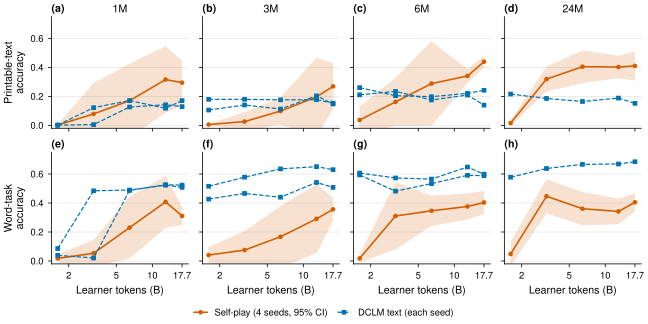

The script that drew this image:
"""Fig. 2: ICL vs learner tokens, self-play vs DCLM, per model size.

Regenerate: python writeup/figs/fig2_tokens.py
"""
import numpy as np
from io_data import MATCH, rows, seeds
from orx_figstyle import PALETTE, WIDE, band, figure_grid, panel_labels, save, use_style

SIZES = ["1M", "3M", "6M", "24M"]
SUITES = [("text", "Printable-text\naccuracy"), ("word", "Word-task\naccuracy")]


def main():
    use_style()
    H = rows("headline.csv")
    fig, axes = figure_grid(2, 4, width=WIDE, ratio=0.5, sharex=True, sharey=True)
    x = np.array(MATCH)
    for r, (suite, ylab) in enumerate(SUITES):
        for c, size in enumerate(SIZES):
            ax = axes[r][c]
            sp = np.array([list(seeds(H, "sp", size, t, suite=suite).values()) for t in MATCH]).T
            band(ax, x, sp, color=PALETTE["red"], marker="o", markersize=2.5,
                 label="Self-play (4 seeds, 95% CI)")
            dc = [seeds(H, "dclm", size, t, suite=suite) for t in MATCH]
            for seed in sorted(dc[0]):
                ax.plot(x, [d[seed] for d in dc], "s--", color=PALETTE["blue"], markersize=2.5,
                        linewidth=0.9, label="DCLM text (each seed)" if seed == "seed-0" else None)
            ax.set_xscale("log")
            ax.set_xticks([2, 5, 10, 17.7], ["2", "5", "10", "17.7"])
            ax.minorticks_off()
            if r == 0:
                ax.text(0.5, 1.02, size, transform=ax.transAxes, ha="center", va="bottom", fontsize=8)
            if r == 1:
                ax.set_xlabel("Learner tokens (B)")
            if c == 0:
                ax.set_ylabel(ylab)
    axes[0][0].set_ylim(-0.02, 0.75)
    fig.legend(*axes[0][0].get_legend_handles_labels(), loc="outside lower center", ncol=2)
    panel_labels(axes)
    save(fig, "writeup/figs/fig2_tokens")


if __name__ == "__main__":
    main()
